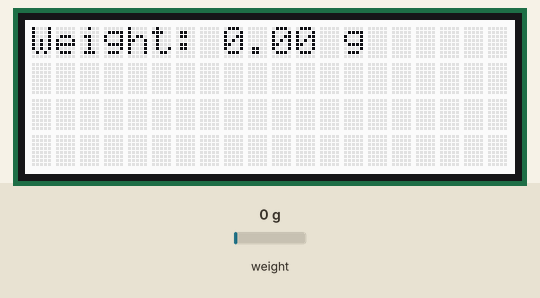
A sketch run on a simulated ESP32. Shown: 20×4 character LCD. Inputs (shaded band) come from the test bench; at power-on: weight on the scale 0 g.

Above: at 2.2 s.
2.3 s: weight on the scale set to 100 g
At 3.4 s:
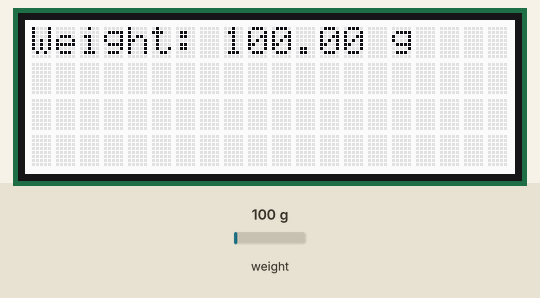
3.9 s: weight on the scale set to 1250 g
At 5.4 s:
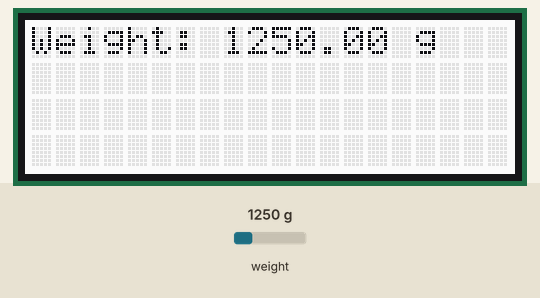
5.7 s: weight on the scale set to 2500 g
At 6.5 s:
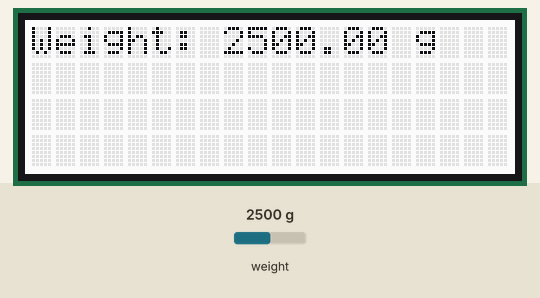
Timing chart, 0 to 8.7 s (numbered marks = the images above; inputs shaded):
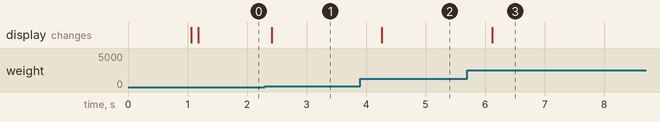

The sketch:

Load_Cell_and_LCD.ino
```cpp
// Load Cell & LCD Test Code
// Written by: Jonathan Lane
// ECET 38001 - Senior Capstone Prep
// Code Description:
//    -This code is designed to print the load cell's data and output it to the serial lcd.
//    -This code is designed to function with the ATmega 328p (Arduino Uno) - NOT the 2560 (Arduino Mega).

/* External Hardware Connections:
    LCD:
      -5V -> 5V
      -GND -> GND
      -Arduino Pin 1 (TX) -> Logic Converter HV4
    Load Cell Amplifier:
      -VCC -> 5V
      -GND -> GND
      -SCK -> Arduino Pin 5
      -DT -> Arduino Pin 6

*/
#include "HX711.h"    //You must have this library in your arduino library folder.
#include <SerLCD.h>   //Click here to get the library: http://librarymanager/All#SparkFun_SerLCD.

const int LOADCELL_DOUT_PIN = 6;
const int LOADCELL_SCK_PIN = 5;

#define DOUT  4
#define CLK  5

HX711 scale;
SerLCD lcd; // Initialize the library with default I2C address 0x72
float calibration_factor = 60;  // This calibration factor is adjusted according to my load cell.
float units;

void setup()
{
  Serial.begin(9600);
  scale.begin(LOADCELL_DOUT_PIN, LOADCELL_SCK_PIN);
  scale.set_scale(calibration_factor); //Adjust to this calibration factor
  scale.tare(); //Reset the scale to 0

  lcd.begin(Serial);    // Sets up the LCD for Serial communication at 9600bps.
  lcd.setBacklight(255, 255, 255);  // Sets backlight to bright white.
  lcd.setContrast(5);   // Set contrast. Lower to 0 for higher contrast.
}

void loop()
{
  scale.set_scale(calibration_factor);
  units = scale.get_units(), 5;
  if (units < 0)
  {
    units = 0.00;
  }
  lcd.clear();    // Clears the display - this moves the cursor to home position as well.
  lcd.print("Weight: ");
  lcd.print(units);
  lcd.print(" g");
  delay(500);
}
```

Measured:
- after the input at 2.3 s, the display: changes after 0.11 s (image 1)
- after the input at 3.9 s, the display: changes after 0.36 s (image 2)
- after the input at 5.7 s, the display: changes after 0.42 s (image 3)
